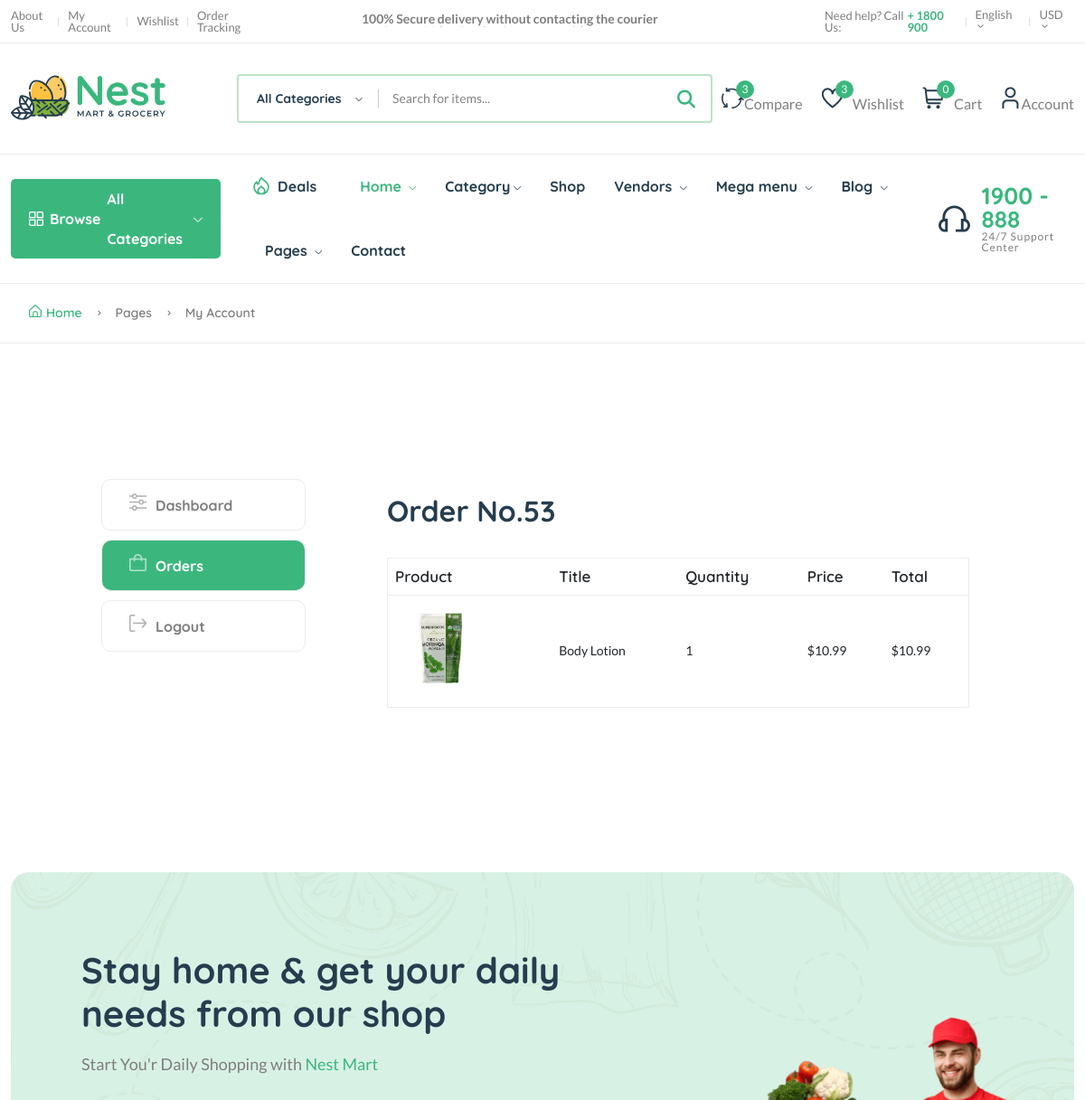
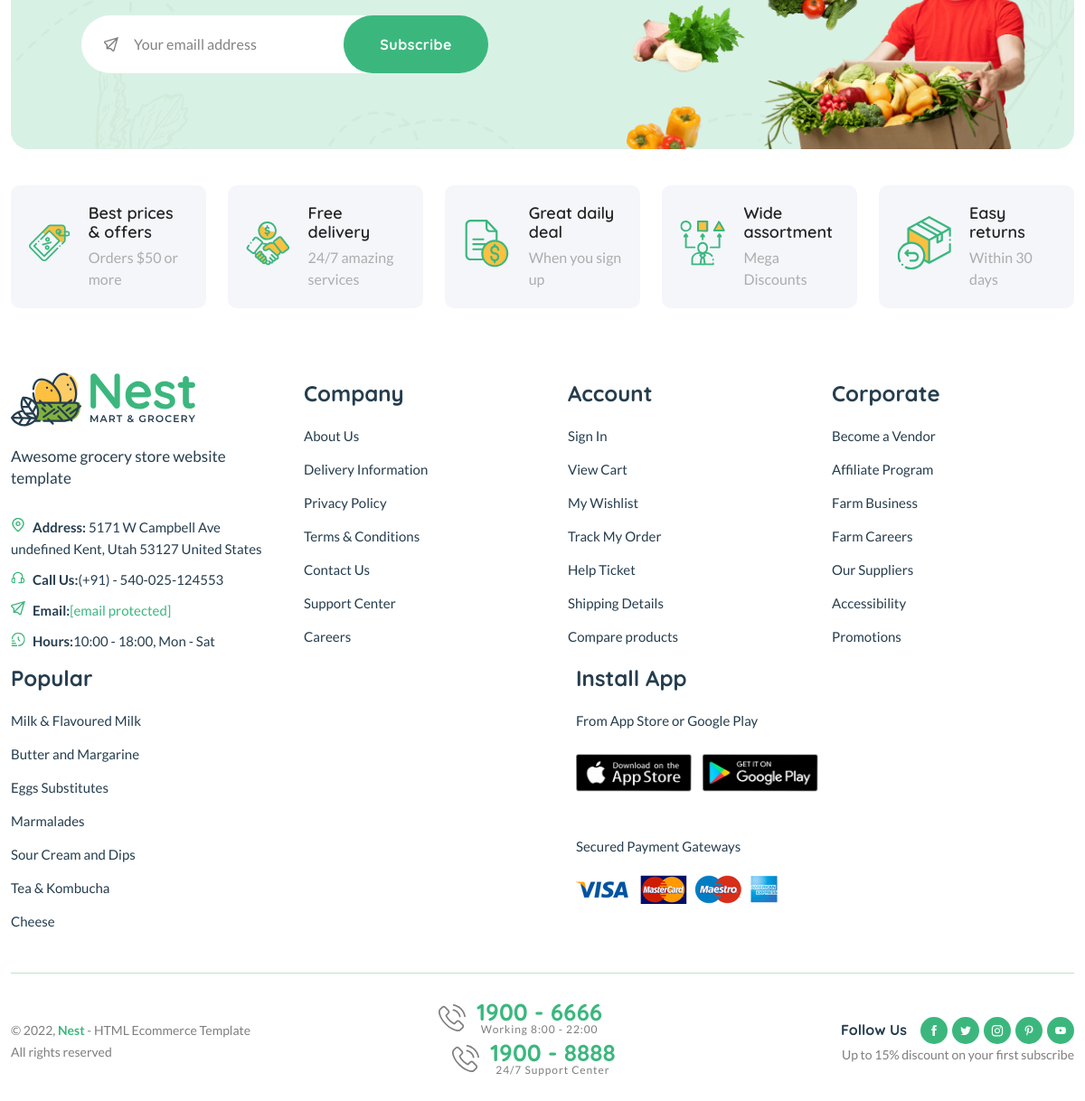
Page /dashboard/orders/53 (signed in) on the committed database (2 pictures, top to bottom).
### core/models.py (models this page shows, shortened)
class CartOrder(models.Model):
    user = models.ForeignKey(User, on_delete=models.CASCADE, related_name="cart_orders")
    full_name = models.CharField(max_length=100, null=True, blank=True)
    email = models.EmailField(max_length=100, null=True, blank=True)
    phone = models.CharField(max_length=20, null=True, blank=True)
    address = models.CharField(max_length=100, null=True, blank=True)
    city = models.CharField(max_length=100, null=True, blank=True)
    state = models.CharField(max_length=100, null=True, blank=True)
    country = models.CharField(max_length=100, null=True, blank=True)
    price = models.DecimalField(max_digits=10, decimal_places=2, default="0.00")
    saved = models.DecimalField(max_digits=10, decimal_places=2, default="0.00")
    coupons = models.ManyToManyField(Coupon, blank=True)
    shipping_method = models.CharField(max_length=100, null=True, blank=True)
    tracking_id = models.CharField(max_length=100, null=True, blank=True)
    tracking_website_address = models.CharField(max_length=100, null=True, blank=True)
    paid_status = models.BooleanField(default=False)
    order_date = models.DateTimeField(auto_now_add=True)
    product_status = models.CharField(choices=STATUS_CHOICES, max_length=30, default="processing")
    sku = ShortUUIDField(null=True, blank=True, length=5, prefix="SKU", max_length=20)
    oid = ShortUUIDField(null=True, blank=True, length=5, prefix="SKU", max_length=20)
    stripe_payment_intent = models.CharField(max_length=1000, null=True, blank=True)
    class Meta:
        verbose_name_plural = "Cart Orders"

class CartOrderItem(models.Model):
    order = models.ForeignKey(CartOrder, on_delete=models.CASCADE, related_name="items")
    invoice_no = models.CharField(max_length=200)
    product_status = models.CharField(max_length=200)
    item = models.CharField(max_length=200)
    image = models.CharField(max_length=200)
    quantity = models.IntegerField(default=0)
    price = models.DecimalField(max_digits=10, decimal_places=2, default="1.99")
    total = models.DecimalField(max_digits=10, decimal_places=2, default="1.99")
    class Meta:
        verbose_name_plural = "Cart Order Items"

### core/views.py (the view)
# urls.py: path("dashboard/orders/<int:id>", views.order_detail, name="order-detail"),
@login_required()
def order_detail(request, id):
    try:
        order = CartOrder.objects.get(user=request.user, id=id)
        order_items = order.items.all()
        context = {
            "order_items": order_items,
            "order": order,
        }
        return render(request, 'core/order-detail.html', context)
    except CartOrder.DoesNotExist:
        raise Http404("Order does not exist.")

### core/context_processors.py (called while the page is built)
def default(request):
    categories = Category.objects.all()
    vendors = Vendor.objects.all()
    min_max_price = Product.objects.aggregate(Min("price"), Max("price"))
    user_wishlist = []
    if request.user.is_authenticated:
        user_wishlist = [item.product.pid for item in WishList.objects.filter(user=request.user)]
    try:
        address = Address.objects.get(user=request.user)
    except:
        address = None
    return {
        'categories': categories,
        'vendors': vendors,
        'address': address,
        'min_max_price': min_max_price,
        'user_wishlist': user_wishlist,
    }

### userauths/models.py (called while the page is built)
    def __str__(self):
        return self.username

### templates/core/order-detail.html (shortened to what this page needs)
{% extends 'partials/base.html' %}
{% load static %}
{% block content %}
    <main class="main pages">
        <div class="page-header breadcrumb-wrap">
            <div class="container">
                <div class="breadcrumb">
                    <a href="index.html" rel="nofollow"><i class="fi-rs-home mr-5"></i>Home</a>
                    <span></span> Pages <span></span> My Account
                </div>
            </div>
        </div>
        <div class="page-content pt-150 pb-150">
            <div class="container">
                <div class="row">
                    <div class="col-lg-10 m-auto">
                        <div class="row">
                            <div class="col-md-3">
                                <div class="dashboard-menu">
                                    <ul class="nav flex-column" role="tablist">
                                        <li class="nav-item">
                                            <a class="nav-link" id="dashboard-tab" href="{% url 'core:dashboard' %}" role="tab" aria-controls="dashboard" aria-selected="false"><i class="fi-rs-settings-sliders mr-10"></i>Dashboard</a>
                                        </li>
                                        <li class="nav-item">
                                            <a class="nav-link active" id="orders-tab" href="#orders" role="tab" aria-controls="orders" aria-selected="false"><i class="fi-rs-shopping-bag mr-10"></i>Orders</a>
                                        </li>
                                        <li class="nav-item">
                                            <a class="nav-link" href="{% url 'userauths:sign-out' %}"><i class="fi-rs-sign-out mr-10"></i>Logout</a>
                                        </li>
                                    </ul>
                                </div>
                            </div>
                            <div class="col-md-9">
                                <div class="tab-content account dashboard-content pl-50">
                                    <div class="tab-pane fade show active" id="orders" role="tabpanel" aria-labelledby="orders-tab">
                                        <div class="card">
                                            <div class="card-header">
                                                <h3 class="mb-0">Order No.{{order.id}}</h3>
                                            </div>
                                            <div class="card-body">
                                                <div class="table-responsive">
                                                    <table class="table">
                                                        <thead>
                                                            <tr>
                                                                <th>Product</th>
                                                                <th>Title</th>
                                                                <th>Quantity</th>
                                                                <th>Price</th>
                                                                <th>Total</th>
                                                            </tr>
                                                        </thead>
                                                        <tbody>
                                                            {% for item in order_items %}
                                                            <tr>
                                                                <td><img src="{{item.image}}" style="width: 100px; height: 100px; object-fit: cover; border-radius: 5px;" ></td>
                                                                <td>{{item.item}}</td>
                                                                <td>{{item.quantity}}</td>
                                                                <td>${{item.price}}</td>
                                                                <td>${{item.total}}</td>
                                                            </tr>
                                                            {% endfor %}
                                                        </tbody>
                                                    </table>
                                                </div>
                                            </div>
                                        </div>
                                    </div>
                                </div>
                            </div>
                        </div>
                    </div>
                </div>
            </div>
        </div>
    </main>
{% endblock %}

### rows in the picture
CartOrder: id "53"
CartOrderItem: image (picture), item "Body Lotion", quantity "1", price "10.99", total "10.99"

### other values in the picture
{{ user_wishlist|length }} "3"
{{ request.session.cart_data_object|length }} "0"
